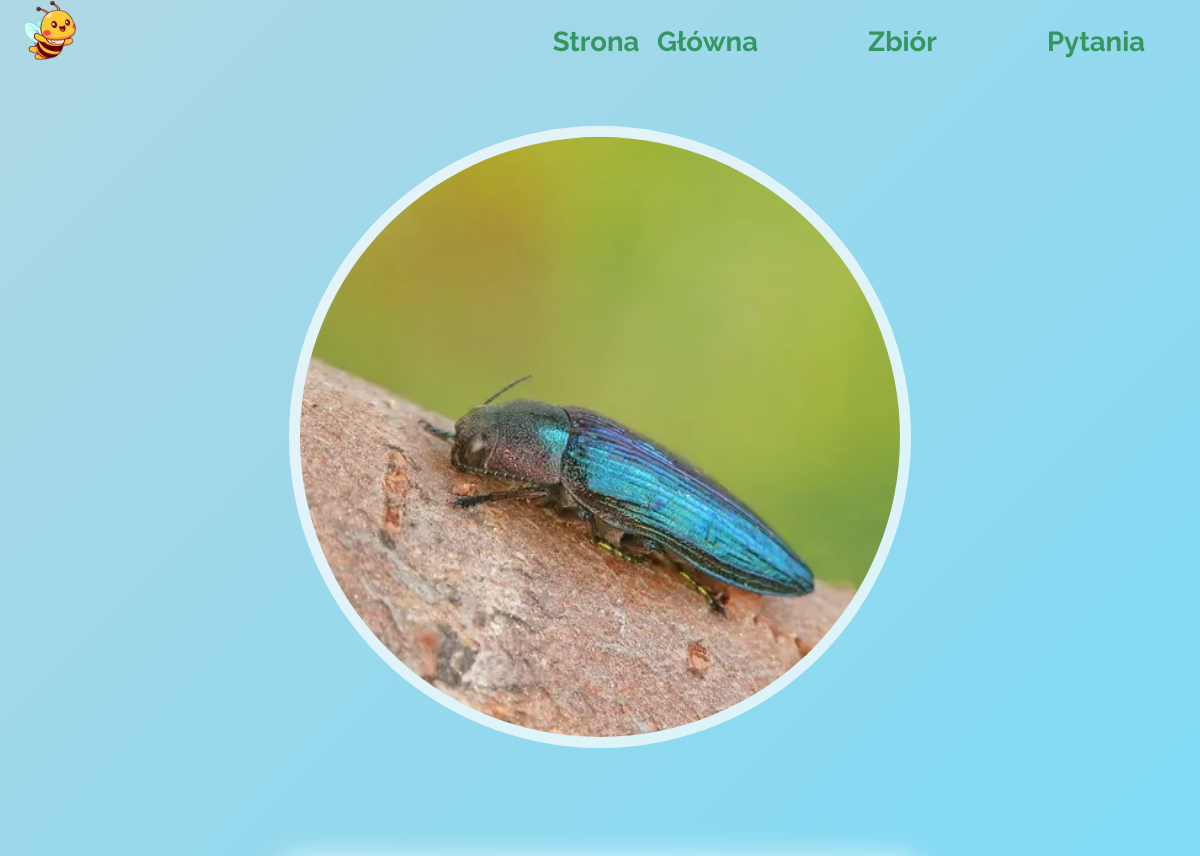
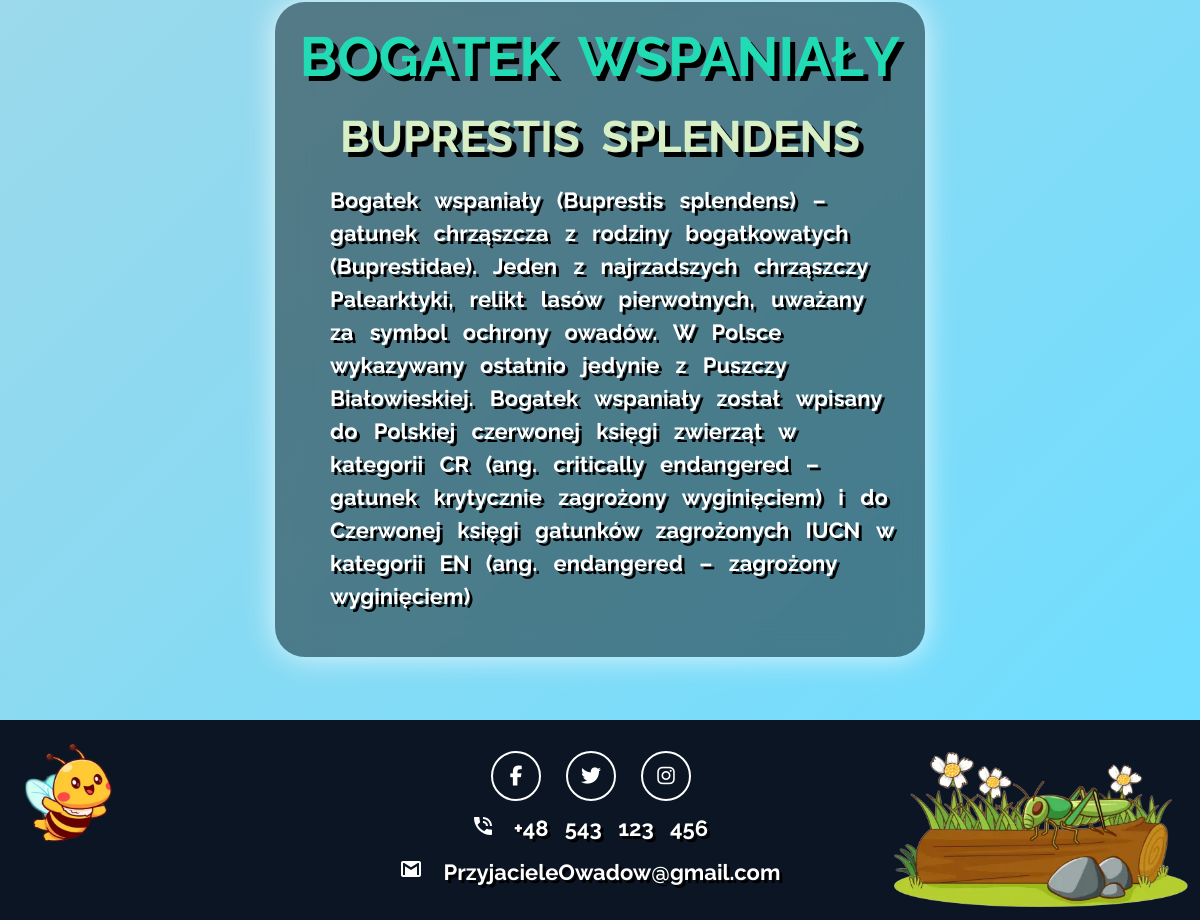
/owady.php?id=3&rodzaj=chrzaszcze, run on the app's committed database (2 pictures, top to bottom).
### tables this page shows
CREATE TABLE `chrzaszcze` (
  `id` int(11) NOT NULL AUTO_INCREMENT,
  `nazwaPliku` varchar(80) DEFAULT NULL,
  `nazwaPospolita` varchar(80) DEFAULT NULL,
  `nazwaLacinska` varchar(80) DEFAULT NULL,
  `opis` varchar(1000) DEFAULT NULL,
  `nazwaStrony` varchar(80) DEFAULT NULL,
  PRIMARY KEY (`id`)
);

### owady.php (the view, shortened to what this page needs)
<!DOCTYPE html>
<html lang="en">
<head>
    <link rel="stylesheet" href="style/nav&footer.css">
    <link rel="stylesheet" href="style/owady.css">
</head>
<body>
    <div class="container">
        <div class="landing">
            <?php
                include("nav.php");
            ?>
            <div id="section-one">
                    <div class="img-padding">
                        <div class="imgbox">
                            <div class="img">
                            <?php
                                if(isset($_GET["id"]) && isset($_GET["rodzaj"])){
                                    $id = $_GET["id"];
                                    $rodzaj = $_GET["rodzaj"];
                                    include"baza.php";
                                    $sql = "SELECT * from $rodzaj where id=$id";
                                    $wynik = mysqli_query($conn, $sql);
                                    while($wiersz = mysqli_fetch_assoc($wynik)){
                                        $nazwaPliku =  $wiersz['nazwaPliku'];
                                        echo"<img src='images/$rodzaj/$nazwaPliku' alt='obrazek'>";
                                    }
                                    }
                                ?>
                            </div>
                        </div>
                    </div>
                    <div class="describe">
                        <?php
                            if(isset($_GET["id"]) && isset($_GET["rodzaj"])){
                                $id = $_GET["id"];
                                $rodzaj = $_GET["rodzaj"];
                                include"baza.php";
                                $sql = "SELECT * from $rodzaj where id=$id";
                                $wynik = mysqli_query($conn, $sql);
                                while($wiersz = mysqli_fetch_assoc($wynik)){
                                    $nazwaPospolita =  $wiersz['nazwaPospolita'];
                                    $nazwaLacinska =  $wiersz['nazwaLacinska'];
                                    $opis =  $wiersz['opis'];
                                    echo"<h1>$nazwaPospolita</h1>";
                                    echo"<h2>$nazwaLacinska</h2>";
                                    echo"<p>$opis</p>";
                                }
                            }
                        ?>
                    </div>
            </div>
        </div>
        <?php
                include("footer.php");
            ?>
    </div>
</body>
</html>

### style/nav&footer.css (style rules this page uses)
* { box-sizing: border-box; padding: 0px; margin: 0px; }
html { font-size: 11px; text-align: center; color: rgb(255, 255, 255); font-family: "Raleway", sans-serif; word-spacing: 1rem; font-weight: bold; scroll-behavior: smooth; }
body { display: flex; justify-content: center; }
.container { width: 100vw; }
h1,h2 { color: hsl(0, 0%, 0%) }
h1 { font-size: 4rem; width: 100%; }
h2 { font-size: 4rem; margin-top: 2rem; text-align: left; width: 100%; }
p { margin-top: 2rem; font-size: 2rem; }

### style/owady.css (style rules this page uses)
.landing { position: relative; z-index: 10; min-height: 100vh; width: 100%; background-image: linear-gradient( 135deg, hsl(194deg 50% 79%) 1%, hsl(194deg 76% 75%) 50%, hsl(194deg 100% 72%) 99% ); padding-bottom: 4rem; }
#section-one { display: flex; flex-direction: row; justify-content: space-around; align-items: center; position: relative; flex-wrap: wrap; padding: 5rem; gap: 10rem; margin-top: 2rem; }
.img-padding { padding: 1rem; background-color: rgba(255, 255, 255, 0.7); border-radius:50%; position: relative; animation: example 1.5s linear 0s infinite alternate; }
.imgbox { position: relative; height: 600px; width: 600px; border-radius:50%; overflow: hidden; }
.img { width: 100%; height: 120%; position: relative; display: flex; justify-content: center; transform: translate(-5%, -5%); }
.img img { width: fit-content; }
.describe { max-width: 650px; padding: 2rem 5rem 4rem 5rem; background-color: rgba(0, 0, 0, 0.437); backdrop-filter: blur(15px); border-radius: 30px; display: flex; justify-content: center; align-items: center; flex-direction: column; box-shadow: 0px 0px 30px 0px rgba(255, 255, 255, 0.767); }
.describe h1, .describe h2 { text-transform: uppercase; text-shadow: 5px 5px rgb(0, 0, 0); }
h1 { font-size: 5rem; color: #20dbb3; }
h2 { font-size: 4rem; text-align: center; color: #d8efc6; }
p { margin-left: 3rem; text-align: left; line-height: 3rem; color: rgb(255, 255, 255); text-shadow: 3px 3px rgb(0, 0, 0); }
@media screen and (min-width: 280px) { .imgbox { height: 280px; width: 280px; } }
@media screen and (min-width: 280px) { .describe { padding: 2rem 1rem 4rem 1rem; } }
@media screen and (min-width: 280px) { h1 { font-size: 3rem; } }
@media screen and (min-width: 280px) { h2 { font-size: 2rem; } }
@media screen and (min-width: 280px) { p { font-size: 1.5rem; margin-left: 1rem; } }
@media screen and (min-width: 280px) { #section-one { padding: 0.5rem; } }
@media screen and (min-width: 400px) { .imgbox { height: 330px; width: 330px; } }
@media screen and (min-width: 400px) { .describe { padding: 2rem 2rem 4rem 2rem; } }
@media screen and (min-width: 400px) { h1 { font-size: 4rem; } }
@media screen and (min-width: 400px) { h2 { font-size: 3rem; } }
@media screen and (min-width: 400px) { p { font-size: 2rem; margin-left: 2rem; } }
@media screen and (min-width: 400px) { #section-one { padding: 1rem; } }
@media screen and (min-width: 600px) { .imgbox { height: 400px; width: 400px; } }
@media screen and (min-width: 600px) { .describe { padding: 2rem 2rem 4rem 2rem; } }
@media screen and (min-width: 600px) { h1 { font-size: 5rem; } }
@media screen and (min-width: 600px) { h2 { font-size: 4rem; } }
@media screen and (min-width: 600px) { p { font-size: 2rem; margin-left: 3rem; } }
@media screen and (min-width: 600px) { #section-one { padding: 2rem; } }
@media screen and (min-width: 900px) { .imgbox { height: 600px; width: 600px; } }

### data on the page
chrzaszcze: nazwaPliku (picture), nazwaPospolita "BOGATEK WSPANIAŁY", nazwaLacinska "BUPRESTIS SPLENDENS", opis "Bogatek wspaniały (Buprestis splendens) – gatunek chrząszcza z rodziny bogatkowatych (Buprestidae). Jeden z najrzadszych chrząszczy Palearktyki, relikt lasów pierwotnych, uważany za symbol ochrony owadów. W Polsce wykazywany ostatnio jedynie z Puszczy Białowieskiej. Bogatek wspaniały został wpisany do Polskiej czerwonej księgi zwierząt w kategorii CR (ang. critically endangered – gatunek krytycznie zagrożony wyginięciem) i do Czerwonej księgi gatunków zagrożonych IUCN w kategorii EN (ang. endangered – zagrożony wyginięciem)"
